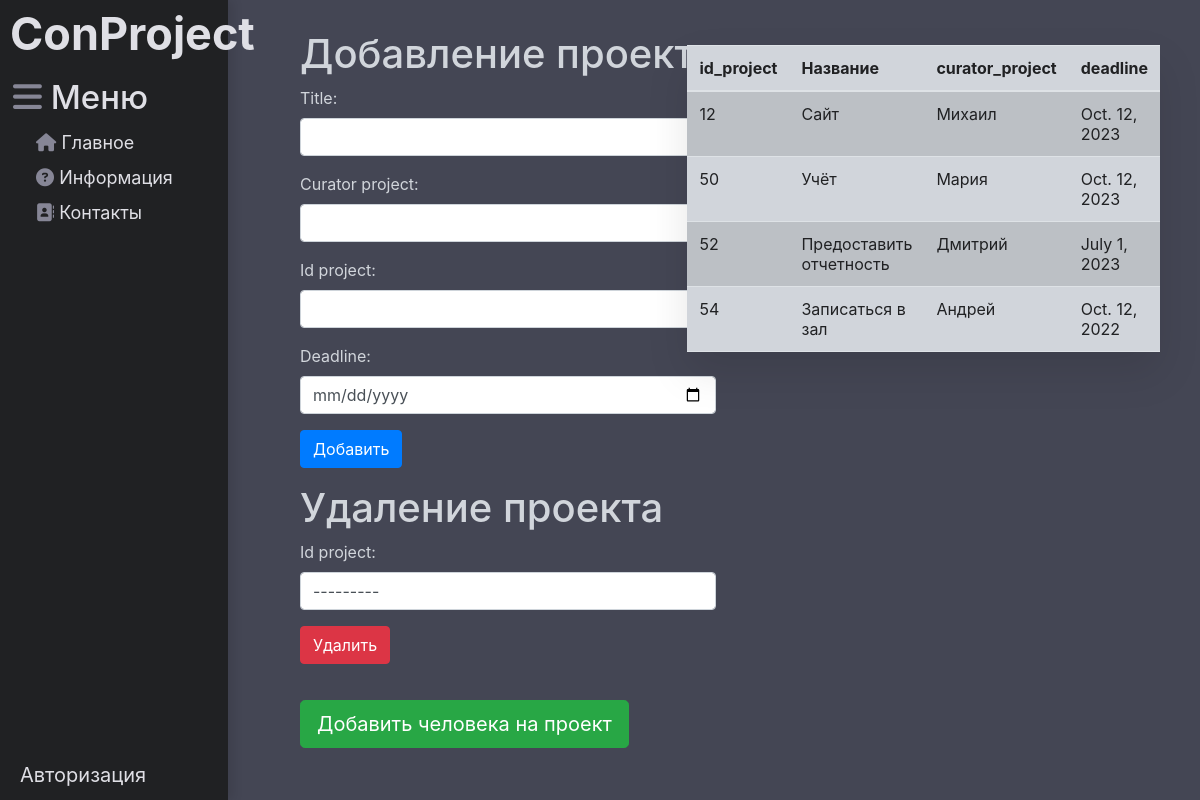
/addproject/, run on an earlier commit of the app's database.
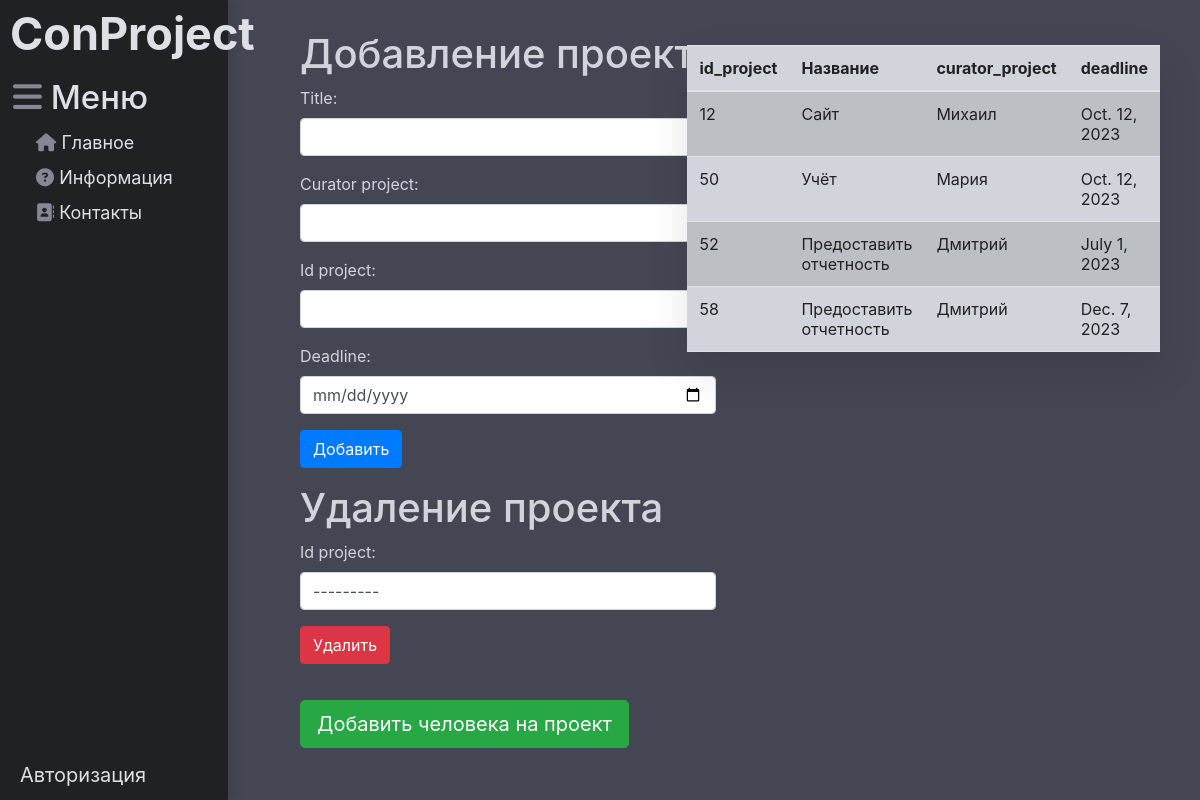
And on a later commit of the database.
### user_face/models.py (models this page shows)
class Project(models.Model):
    id_project = models.IntegerField(max_length=100, primary_key=True)
    Title = models.CharField(max_length=100)
    curator_project = models.CharField(max_length=100)
    deadline = models.DateField()
    class Meta:
        db_table = 'project'
    def __str__(self):
        return str(self.id_project)

### user_face/views.py (the view)
# urls.py: path('addproject/', views.add_project, name='add_project'),
def add_project(request):
    form1 = ProjectForm()
    form2 = ProjectFormDeleteForm()
    if request.method == 'POST':
        if 'form1_submit' in request.POST:
            form1 = ProjectForm(request.POST)
            if form1.is_valid():
                id_project = form1.cleaned_data['id_project']
                try:
                    project = Project.objects.get(id_project=id_project)
                    project.Title = form1.cleaned_data['Title']
                    project.curator_project = form1.cleaned_data['curator_project']
                    project.deadline = form1.cleaned_data['deadline']
                    project.save()
                except Project.DoesNotExist:
                    form1.save()
                return redirect(request.path)
        if 'form2_submit' in request.POST:
            form2 = ProjectFormDeleteForm(request.POST)
            if form2.is_valid():
                id_project = form2.cleaned_data['id_project']
                try:
                    string_representation = str(id_project)
                    value = string_representation.replace('<Project: ', '').rstrip('>')
                    project = Project.objects.get(id_project=value)
                    project.delete()
                    return redirect(request.path)
                except User.DoesNotExist:
                    form2.add_error('Title', 'Проект с указанным ID не найден')
    else:
        form1 = ProjectForm()
        form2 = ProjectFormDeleteForm()
    existing_projects = Project.objects.all()
    return render(request, 'user_face/add_project.html',
                  {'form1': form1, 'form2': form2, 'existing_projects': existing_projects})

### user_face/forms.py
class ProjectForm(forms.ModelForm):
    class Meta:
        model = Project
        fields = ['Title', 'curator_project', 'id_project', 'deadline']
        widgets = {
            'Title': forms.TextInput(attrs={'class': 'form-control'}),
            'curator_project': forms.TextInput(attrs={'class': 'form-control'}),
            'id_project': forms.NumberInput(attrs={'class': 'form-control'}),
            'deadline': forms.DateInput(attrs={'class': 'form-control', 'type': 'date'})
        }

class ProjectFormDeleteForm(forms.Form):
    id_project = forms.ModelChoiceField(queryset=Project.objects.all(),
                                        widget=forms.Select(attrs={'class': 'form-control'}))

### user_face/templates/user_face/add_project.html (shortened to what this page needs)
{% extends 'register/main.html' %}
{% block add_project %}
    <body4>
        <h1>Добавление проекта</h1>
    <form method="POST" action="">
        {{ form1.as_p }}
        <button type="submit" name="form1_submit"  class="btn btn-primary"> Добавить</button>
    </form>
        <h1>Удаление проекта</h1>
        <form method="POST" action="">
        {{ form2.as_p }}
  <button type="submit" name="form2_submit" class="btn btn-danger">Удалить</button>
</form>
        <a href="{% url 'add_project_person' %}" class="btn btn-success btn-lg" role="button">Добавить человека на проект</a>
    </body4>
<table class="table table-striped">
        <thead>
        <tr>
            <th class="custom-text-color">id_project</th>
            <th class="custom-text-color">Название</th>
            <th class="custom-text-color">curator_project</th>
            <th class="custom-text-color">deadline</th>
        </tr>
    </thead>
    <tbody>
        {% for proj in existing_projects %}
        <tr>
            <td class="custom-text-color">{{ proj.id_project }}</td>
            <td class="custom-text-color">{{ proj.Title }}</td>
            <td class="custom-text-color">{{ proj.curator_project }}</td>
            <td class="custom-text-color">{{ proj.deadline }}</td>
        </tr>
        {% endfor %}
    </tbody>
    </table>
{% endblock %}

What changed in the data, as far as the page shows it:
removed Project: id_project "54", Title "Записаться в зал", curator_project "Андрей", deadline "Oct. 12, 2022"
added Project: id_project "58", Title "Предоставить отчетность", curator_project "Дмитрий", deadline "Dec. 7, 2023"
